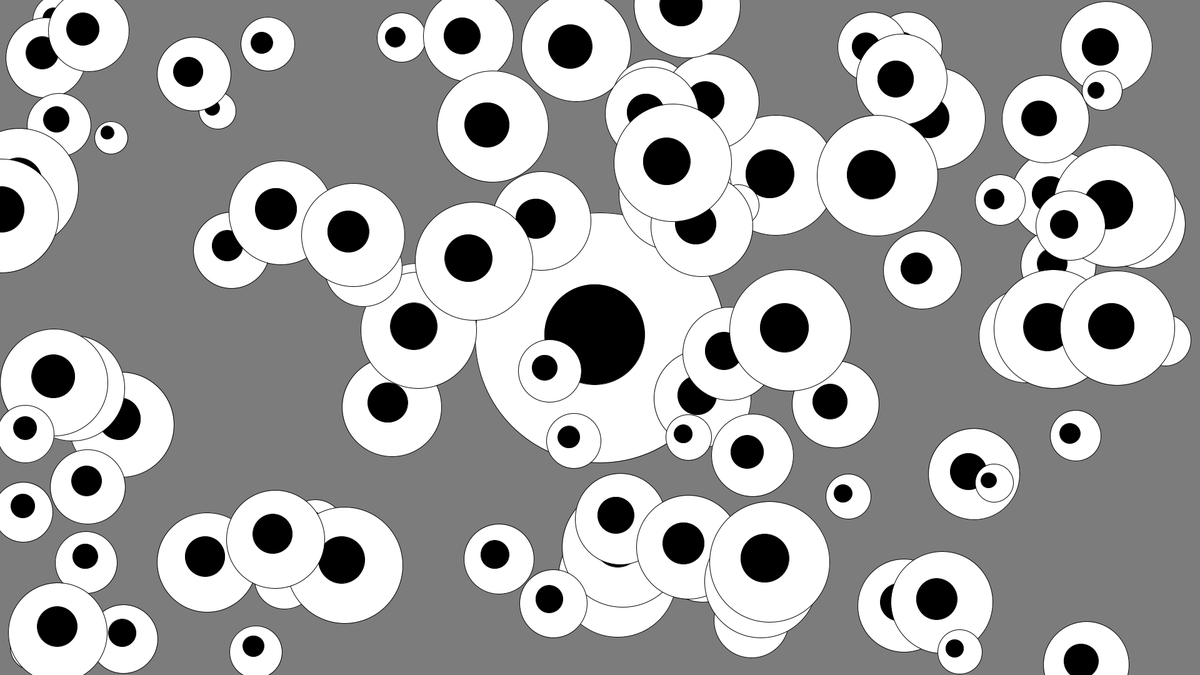
Frame 1 (no input)
Frame 60 (the mouse pressed at the canvas centre just before this capture): identical to frame 1, image omitted
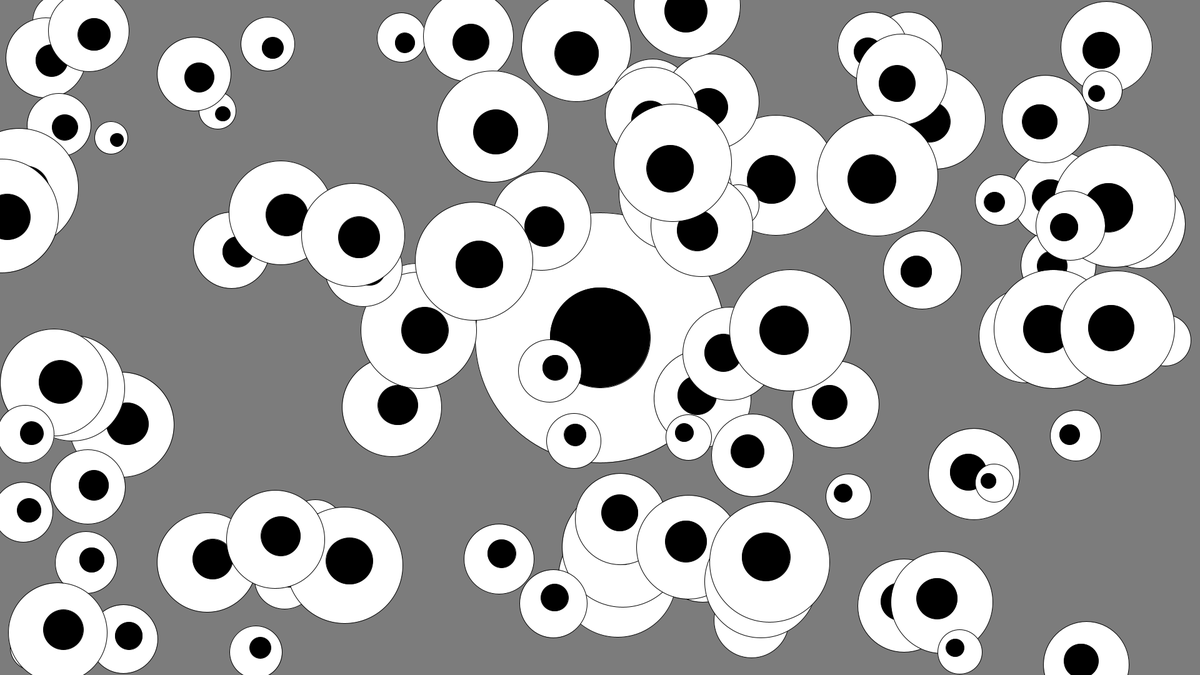
Frame 120 (the mouse held since frame 60 and released just before this capture)

The Processing sketch that drew these frames (run headless with seeded random() and noise(); from frame 60 on, the mouse is pressed at the canvas centre):

// Processing sketch: ConceptEyes
// ── ConceptEyes.pde

int amount = 100;
Eye centerEye;
Eye [] smallerEyes = new Eye[amount];

void setup() {
  size(1920, 1080);
  centerEye = new Eye(width/2, height/2, 400);

  for (int i = 0; i < smallerEyes.length; i++) {
    smallerEyes[i] = new Eye(random(width), random(height), random(50, 200));
  }
}

void draw() {
  background(124);
  centerEye.display(mouseX, mouseY);
  centerEye.update();

  for (int i = 0; i < smallerEyes.length; i++) {
    smallerEyes[i].display(mouseX, mouseY);
    smallerEyes[i].update();
  }
}

// ── Eye.pde
class Eye {
  
  PVector posEye;
  float radius;
  
  Eye(float xPos, float yPos, float radius) {
    posEye = new PVector(xPos, yPos);
    this.radius = radius;
    
    
  }
  
  void display(float mouseX_, float mouseY_) {
    PVector mouseVector = new PVector(mouseX_, mouseY_);
    PVector posPupil = posEye.copy().add(mouseVector.copy().sub(posEye).setMag(10));
    //noStroke();
    fill(255);
    ellipse(posEye.x, posEye.y, radius, radius);
    fill(0);
    ellipse(posPupil.x, posPupil.y, radius*0.4, radius*0.4);
  }
  
  void update() {
    
    
  }  
}
